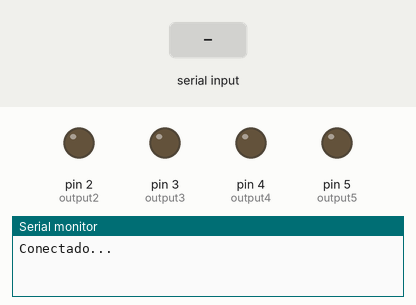
Recording of a sketch running on a simulated Arduino Uno, built with avr-gcc and run on an emulated ATmega328P. Shown: output pins drawn as LEDs (lit = HIGH), the last lines printed to the serial monitor. Inputs (shaded band) come from the test bench.

Above: at 1.2 s.
1.3 s: "a" received over Serial
At 2.1 s:
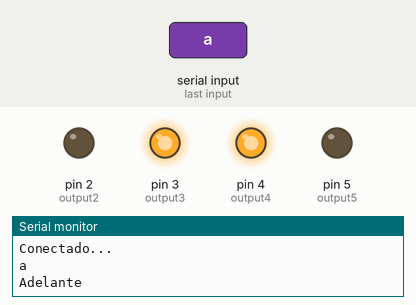
2.8 s: "r" received over Serial
At 3.3 s:
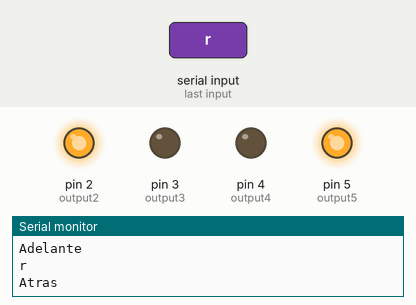
4.3 s: "d" received over Serial
At 5.5 s:
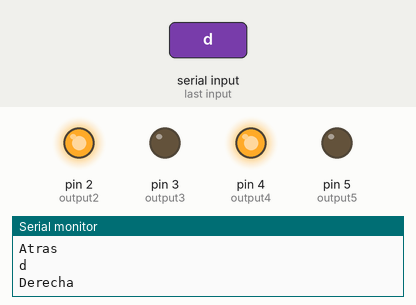
5.8 s: "i" received over Serial
At 6.8 s:
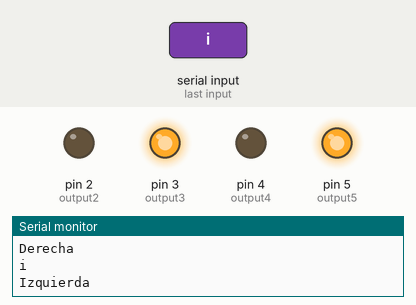
Timing chart, 0 to 8.3 s (numbered marks = the images above; inputs shaded):
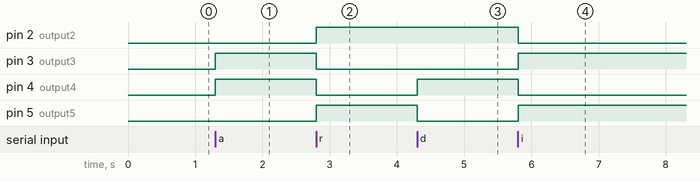

The sketch:

btmotor.ino
```cpp
int output2 = 2;
int output3 = 3;
int output4 = 4;
int output5 = 5;

void setup(){

  Serial.begin(9600);
  pinMode(output2, OUTPUT);
  pinMode(output3, OUTPUT);
  pinMode(output4, OUTPUT);
  pinMode(output5, OUTPUT);

  Serial.println("Conectado...");
}

void loop(){

  while (Serial.available() == 0);
  char dato = Serial.read();
  Serial.println(dato);

  if (dato == 'a') {
    moverAdelante();
      Serial.println("Adelante");
  }
  else if (dato == 's'){
    detener();
      Serial.println("Detener");
  }
  else if (dato == 'r'){
    moverAtras();
      Serial.println("Atras");
  }
  else if (dato == 'd'){
    girarDerecha();
      Serial.println("Derecha");
  }
  else if (dato == 'i'){
    girarIzquierda();
      Serial.println("Izquierda");
  }
  else {
    Serial.println("Comando Invalido");
  }
 // Serial.flush();
}

void moverAdelante(){
  digitalWrite(output2, LOW);
  digitalWrite(output3, HIGH); //adelante para motor derecho
  digitalWrite(output4, HIGH);
  digitalWrite(output5, LOW); //adelante para motor izquierdo
}

void moverAtras(){
  digitalWrite(output2, HIGH);
  digitalWrite(output3, LOW); //atras para motor derecho
  digitalWrite(output4, LOW);
  digitalWrite(output5, HIGH); //atras para motor izquierdo
}

void girarIzquierda(){
   digitalWrite(output2, LOW);
   digitalWrite(output3, HIGH); //adelante para motor derecho
   digitalWrite(output4, LOW);
   digitalWrite(output5, HIGH); //atras para motor izquierdo
}

void girarDerecha(){
  digitalWrite(output4, HIGH);
  digitalWrite(output5, LOW); //adelante para motor izquierdo
  digitalWrite(output2, HIGH);
  digitalWrite(output3, LOW); //atras para motor derecho
}

void detener(){
  digitalWrite(output2, LOW);
  digitalWrite(output3, LOW);
  digitalWrite(output4, LOW);
  digitalWrite(output5, LOW);
}
```

Measured:
- after the input at 1.3 s, pin 3 (output3), pin 4 (output4): LOW → HIGH at once
- after the input at 2.8 s, pin 2 (output2), pin 5 (output5): LOW → HIGH at once; pin 3 (output3), pin 4 (output4): HIGH → LOW at once
- after the input at 4.3 s, pin 4 (output4): LOW → HIGH at once; pin 5 (output5): HIGH → LOW at once
- after the input at 5.8 s, pin 2 (output2), pin 4 (output4): HIGH → LOW at once; pin 3 (output3), pin 5 (output5): LOW → HIGH at once
